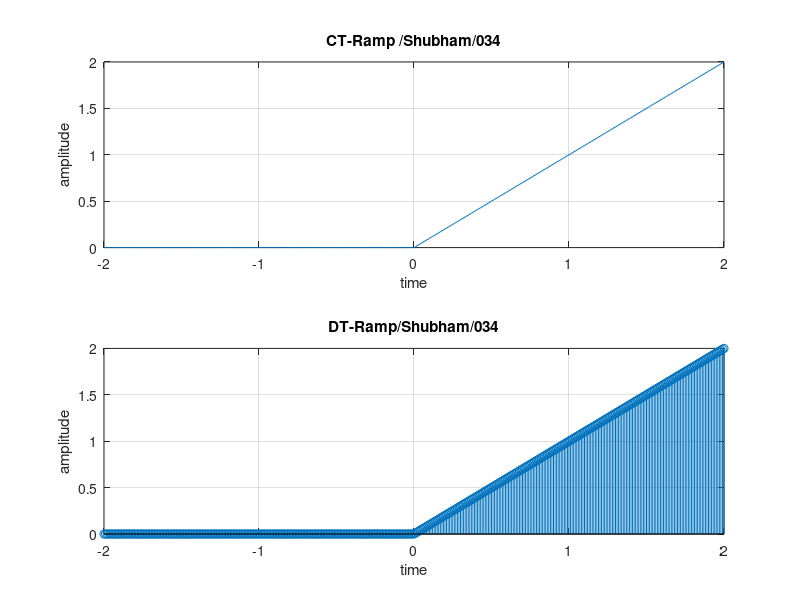

This figure's MATLAB source:
%construct a CT and DT unit Ramp signal

clc;
close all;
clear all;
i=1;
for t= -2:0.01:2
    if(t>=0)
        x(i)=t;
    else
        x(i)=0;
    end
    i=i+1;
end
t=-2:0.01:2;
subplot(2,1,1);
plot(t,x);
xlabel('time');
ylabel('amplitude');
title('CT-Ramp /Shubham/034');
grid on;
i=1;
for t=-2:0.01:2
    if(t>=0)
        x(i)=t;
    else
        x(i)=0;
    end
    i=i+1;
end
t=-2:0.01:2;
subplot(2,1,2);
stem(t,x);
xlabel('time');
ylabel('amplitude');
title('DT-Ramp/Shubham/034');
grid on;